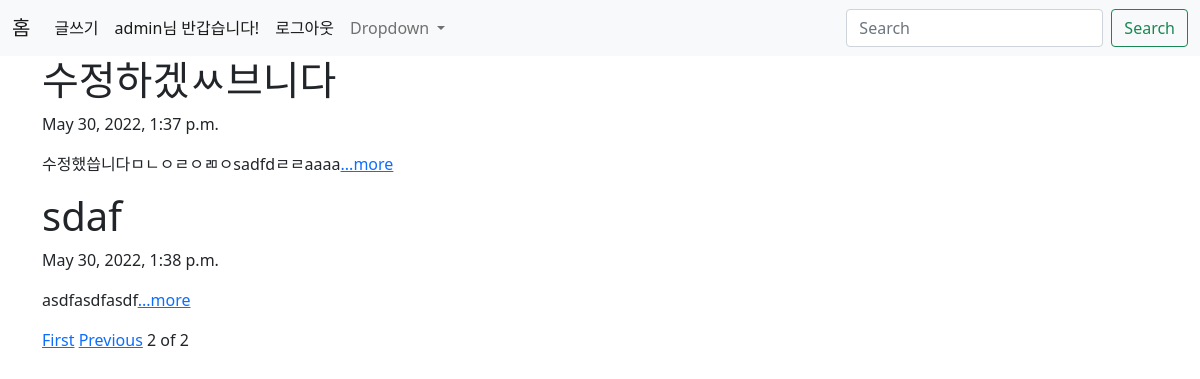
Page /?page=2 (signed in) on the committed database.
### blog/models.py (models this page shows, shortened)
class Blog(models.Model):
    title = models.CharField(max_length=50)
    pub_date = models.DateTimeField('data published')
    body = models.TextField()
    def summary(self):
        return self.body[:100]

### blog/views.py (the view)
# urls.py: 2. Add a URL to urlpatterns:  path('', views.home, name='home')
def home(request):
    blogs = Blog.objects
    blog_list = Blog.objects.all()
    paginator = Paginator(blog_list, 2)
    page = request.GET.get('page')
    posts = paginator.get_page(page)
    return render(request, 'home.html', {'blogs':blogs, 'posts':posts})

### blog/templates/home.html (shortened to what this page needs)
{% extends 'base.html' %}
{% block content %}
    {% for blog in posts %}
        <h1>{{blog.title}}</h1>
        <p>{{blog.pub_date}}</p>
        <p>{{blog.summary}}<a href="{% url 'detail' blog.id %} ">...more</a></p>
    {% endfor %}
    {% if posts.has_previous %}
        <a href="?page=1">First</a>
        <a href="?page={{posts.previous_page_number}}">Previous</a>
    {% endif %}
    <span>{{posts.number}}</span>
    <span>of</span>
    <span>{{posts.paginator.num_pages}}</span>
    <br>
    <br>
{% endblock %}

### enproject/templates/base.html (shortened to what this page needs)
<!DOCTYPE html>
<html lang="kor">
<head>
    <link href="https://cdn.jsdelivr.net/npm/bootstrap@5.1.3/dist/css/bootstrap.min.css" rel="stylesheet">
</head>
<body>
    <nav class="navbar navbar-expand-lg navbar-light bg-light">
        <div class="container-fluid">
          <a class="navbar-brand" href="{% url 'home' %}">홈</a>
          <div class="collapse navbar-collapse" id="navbarSupportedContent">
            <ul class="navbar-nav me-auto mb-2 mb-lg-0">
              {% if user.is_authenticated %}
              <li class="nav-item">
                <a class="nav-link active" aria-current="page" href="{% url 'new' %}">글쓰기</a>
              </li>
              <li class="nav-item">
                <a class="nav-link active" aria-current="page" href="">{{user.username}}님 반갑습니다!</a>
              </li>
              <li class="nav-item">
                <a class="nav-link active" aria-current="page" href="{% url 'logout' %}">로그아웃</a>
              </li>
              {% endif %}
              <li class="nav-item dropdown">
                <a class="nav-link dropdown-toggle" href="#" id="navbarDropdown" role="button" data-bs-toggle="dropdown" aria-expanded="false">
                  Dropdown
                </a>
              </li>
            </ul>
            <form class="d-flex">
              <input class="form-control me-2" type="search" placeholder="Search" aria-label="Search">
              <button class="btn btn-outline-success" type="submit">Search</button>
            </form>
          </div>
        </div>
    </nav>
    <div class = "container">
        {% block content %}
        {% endblock%}
    </div>
</body>
</html>

### rows in the picture
Blog: title "수정하겠ㅆ브니다", pub_date "May 30, 2022, 1:37 p.m.", summary "수정했씁니다ㅁㄴㅇㄹㅇㄻㅇsadfdㄹㄹaaaa"
Blog: title "sdaf", pub_date "May 30, 2022, 1:38 p.m.", summary "asdfasdfasdf"

### other values in the picture
{{ user.username }} "admin"
{{ posts.number }} "2"
{{ posts.paginator.num_pages }} "2"
